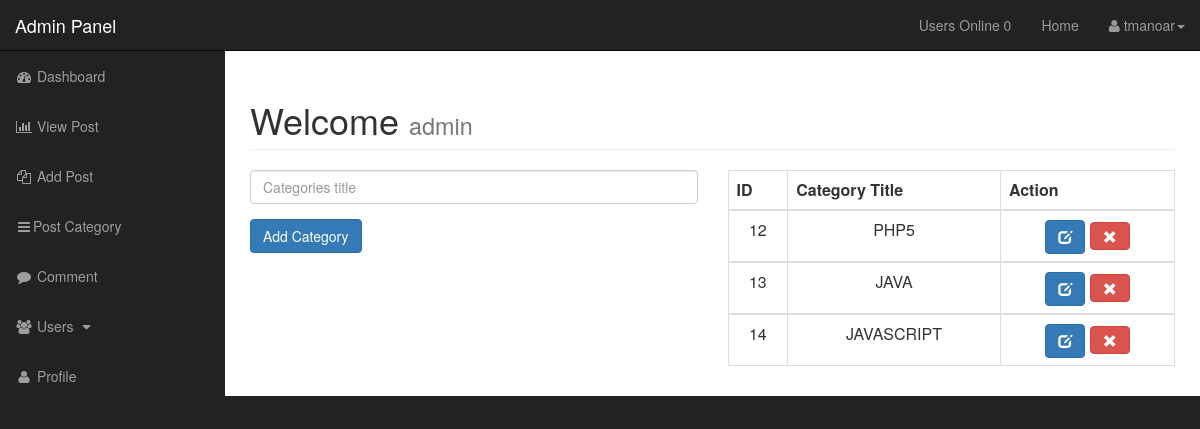
Page /admin/categories.php (signed in) on the earlier database version.
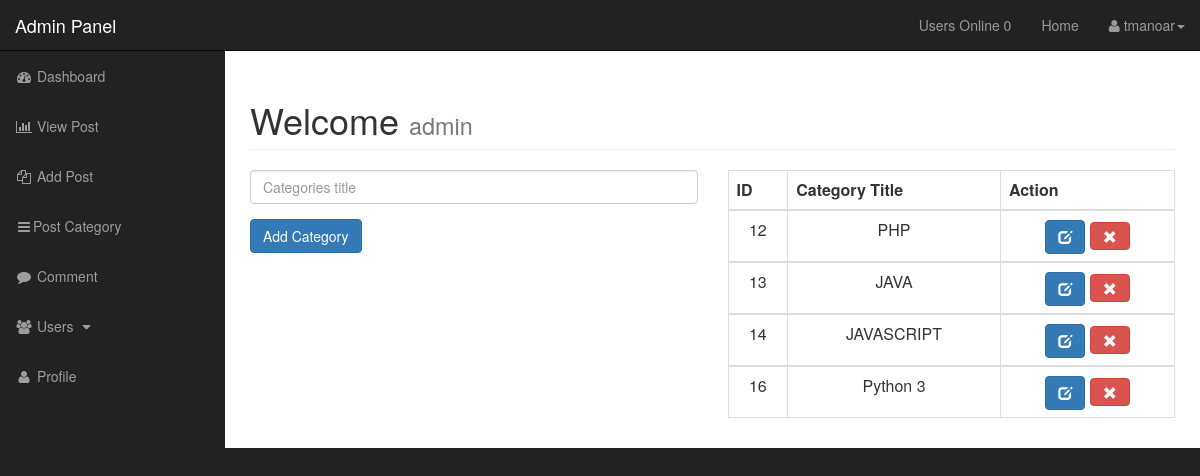
Same page on the later database version.
### tables this page shows
CREATE TABLE `categories` (
  `id` int(11) NOT NULL,
  `ctg_title` varchar(255) NOT NULL
);

### admin/categories.php (the view, shortened to what this page needs)
<?php include_once "include/header.php" ?>
<?php include_once "include/nav.php" ?>
        <div id="page-wrapper">
            <div class="container-fluid">
                <div class="row">
                    <div class="col-lg-12">
                        <h1 class="page-header">
                            Welcome
                            <small>admin</small>
                        </h1>
                    </div>
                </div>
                <div class="row">
                    <div class="col-lg-6 justify-content-center">
                        <form action="" method="post" accept-charset="utf-8">
                            <div class="form-group">
                                <input type="text" name="ctg_title" class="form-control" placeholder="Categories title " autocomplete="off">
                            </div>
                            <div class="form-group">
                                <input type="submit" name="save" class=" btn btn-primary" value="Add Category">
                            </div>
                        </form>
                    </div>
                    <div class="col-lg-6">
                        <table class="table table-hover table-dark table-bordered text-center">
                            <thead>
                                <tr>
                                    <th>ID</th>
                                    <th>Category Title</th>
                                    <th>Action</th>
                                </tr>
                            </thead>
                        <?php
                            $sql = "SELECT * FROM categories";
                            $result = mysqli_query($dbconn,$sql);
                            while ($row = mysqli_fetch_assoc($result)):
                         ?>
                            <tbody>
                                <tr>
                                    <td><?php echo $row['id']; ?></td>
                                    <td><?php echo $row['ctg_title']; ?></td>
                                    <td>
                                        <a href="?edit=<?php echo $row['id']?>" class="text-primary">
                                            <span class=" btn btn-primary glyphicon glyphicon-edit" area-hidden="true"></span>
                                        </a>
                                        <a href="javascript:void(0)" rel="<?php echo $row['id'] ?>" class="delete_link"><p  class="btn btn-danger"><span class="glyphicon glyphicon-remove"></span></p></a>
                                    </td>
                                </tr>
                            </tbody>
                        <?php endwhile ?>
                        </table>
                    </div>
                </div>
            </div>
<?php include_once "include/footer.php" ?>

Differences in the rows shown:
changed categories id 12: ctg_title "PHP5" → "PHP"
added categories: id "16", ctg_title "Python 3"
